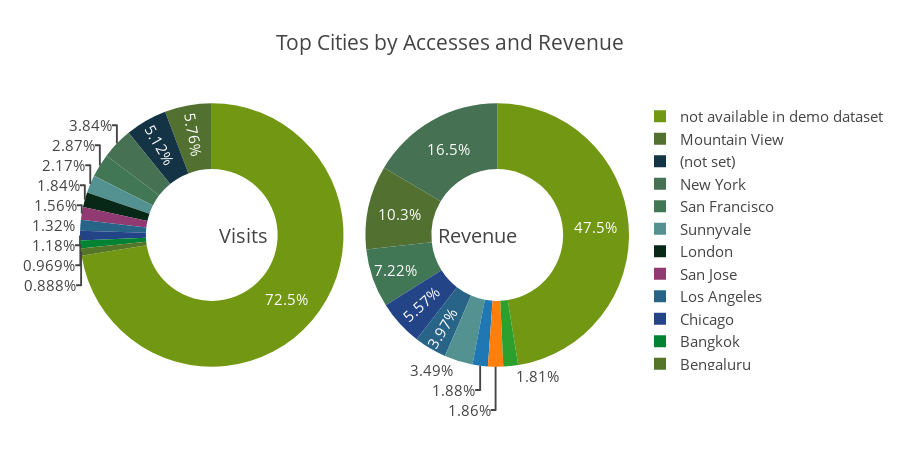

Here is the notebook cell this chart was saved with:
### Markdown cell above
### GeoNetwork City

### Code cell
PieChart("geo_city", "Top Cities by Accesses and Revenue", limit=12)

### Figure 1 — Plotly figure (JSON) as saved in the notebook; plotly's stock layout.template omitted (floating-point values rounded to 4 significant figures)
{"data": [{"domain": {"x": [0, 0.48]}, "hole": 0.5, "hoverinfo": "label+percent+name", "labels": ["not available in demo dataset", "Mountain View", "(not set)", "New York", "San Francisco", "Sunnyvale", "London", "San Jose", "Los Angeles", "Chicago", "Bangkok", "Bengaluru"], "marker": {"colors": ["#719713", "#527131", "#143344", "#467153", "#417755", "#549292", "#072817", "#913971", "#286488", "#244488", "#018333", "#557628", "#204708", "#344269", "#800485", "#393521", "#792666", "#067929", "#750109", "#229795"]}, "name": "% Acesses", "showlegend": true, "type": "pie", "uid": "d6d24c79-8bab-4b82-9160-e3bab2d169e2", "values": [932959, 74110, 65867, 49460, 36960, 27923, 23622, 20141, 17038, 15143, 12468, 11428]}, {"domain": {"x": [0.52, 1]}, "hole": 0.5, "hoverinfo": "label+percent+name", "labels": ["not available in demo dataset", "New York", "Mountain View", "San Francisco", "Chicago", "Los Angeles", "Sunnyvale", "Ann Arbor", "Austin", "Seattle"], "name": "% Revenue", "showlegend": false, "type": "pie", "uid": "a8764513-5d90-4693-9366-714c1c48dd58", "values": [939727400000, 325893100000, 203596380000, 142906490000, 110307890000, 78670950000, 69082190000, 37258560000, 36867370000, 35833040000]}], "layout": {"annotations": [{"font": {"size": 20}, "showarrow": false, "text": "Visits", "x": 0.25, "y": 0.5}, {"font": {"size": 20}, "showarrow": false, "text": "Revenue", "x": 0.8, "y": 0.5}], "font": {"size": 15}, "height": 450, "title": "Top Cities by Accesses and Revenue"}}
